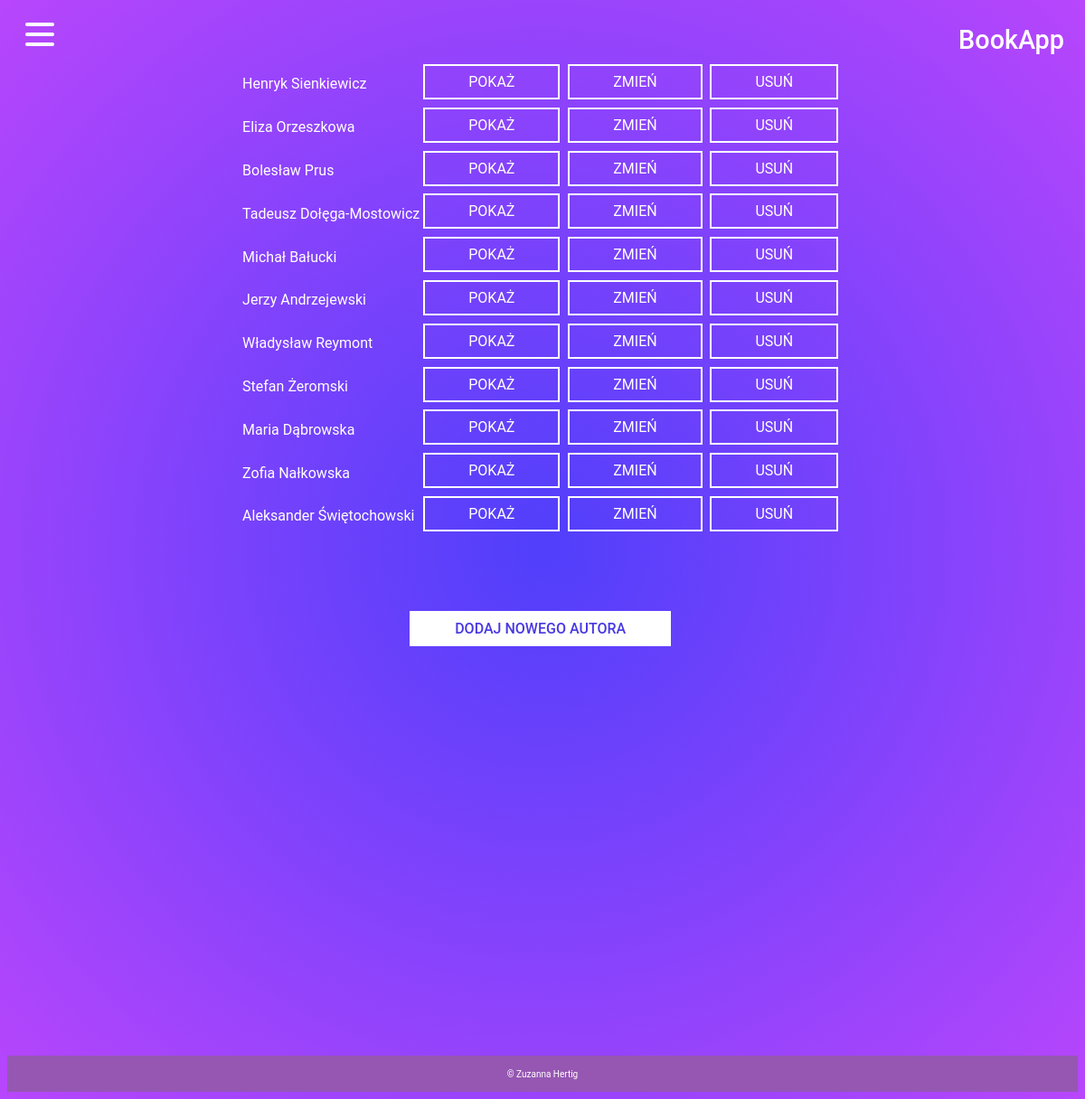
The page /bookapp/autorzy on the database its author committed.
### bookapp/models.py (models this page shows, shortened)
class Author(models.Model):
    name = models.CharField(max_length=50, verbose_name='Imię')
    surname = models.CharField(max_length=50, verbose_name='Nazwisko')

### bookapp/views.py (the view)
# urls.py: path('autorzy', views.authors, name='autorzy'),
def authors(request):
    all_authors = Author.objects.all()
    return render(request, 'bookapp/author/index.html',
                {'action': 'Wyświetl autorów', 'all_authors': all_authors})

### bookapp/templates/bookapp/author/index.html
{% extends 'bookapp/base.html' %}
{% block content %}
<div class="container">
    <div class="table">
    {% if all_authors %}
        <table>
            <tbody>
                {% for author in all_authors %}
                    <tr>
                        <td>{{ author.name }} {{ author.surname }}</td>
                        <td><a href="{% url 'autorzy_szczegol' author.id %}" class="button2">Pokaż</a></td>
                        <td><a href="{% url 'autorzy_modyfikuj' author.id %}" class="button2">Zmień</a></td>
                        <td><a href="{% url 'autorzy_kasuj' author.id %}" class="button2">Usuń</a></td>
                    </tr>
                {% endfor %}
            </tbody>
        </table>
    {% else %}
        <p>Brak autorów</p>
    {% endif %}
    </div></div>
    <p class="button">
        <a href="{% url 'autorzy_nowy' %}" class="button1">Dodaj nowego autora</a>
    </p>
{% endblock content %}

### main/static/style.css (style rules this page uses)
body { background: radial-gradient(circle, rgba(80,63,251,1) 0%, rgba(184,70,252,1) 100%); font-family: 'Roboto', sans-serif; color: #FFFFFF; }
a.button1 { display: inline-block; padding: 0.5em 3em; border: 0.16em solid #FFFFFF; margin: 0 0.3em 0.3em 0; box-sizing: border-box; text-decoration: none; text-transform: uppercase; font-weight: 500; color: #4838e2; background-color: #FFFFFF; text-align: center; transition: all 0.15s; display: flex; justify-content: center; align-items: center; }
a.button2 { font-family: 'Roboto', sans-serif; color: #FFFFFF; display: inline-block; padding: 0.5em 3em; border: 0.16em solid #FFFFFF; margin: 0 0.3em 0.3em 0; box-sizing: border-box; text-decoration: none; text-transform: uppercase; font-weight: 400; text-align: center; transition: all 0.15s; }
.button { display: flex; justify-content: center; align-items: center; margin-top: 5em; }
.container { display: flex; justify-content: center; align-items: center; }
.table { overflow-x: auto; }

### rows shown on the page
Author: name "Henryk", surname "Sienkiewicz"
Author: name "Eliza", surname "Orzeszkowa"
Author: name "Bolesław", surname "Prus"
Author: name "Tadeusz", surname "Dołęga-Mostowicz"
Author: name "Michał", surname "Bałucki"
Author: name "Jerzy", surname "Andrzejewski"
Author: name "Władysław", surname "Reymont"
Author: name "Stefan", surname "Żeromski"
Author: name "Maria", surname "Dąbrowska"
Author: name "Zofia", surname "Nałkowska"
Author: name "Aleksander", surname "Świętochowski"
